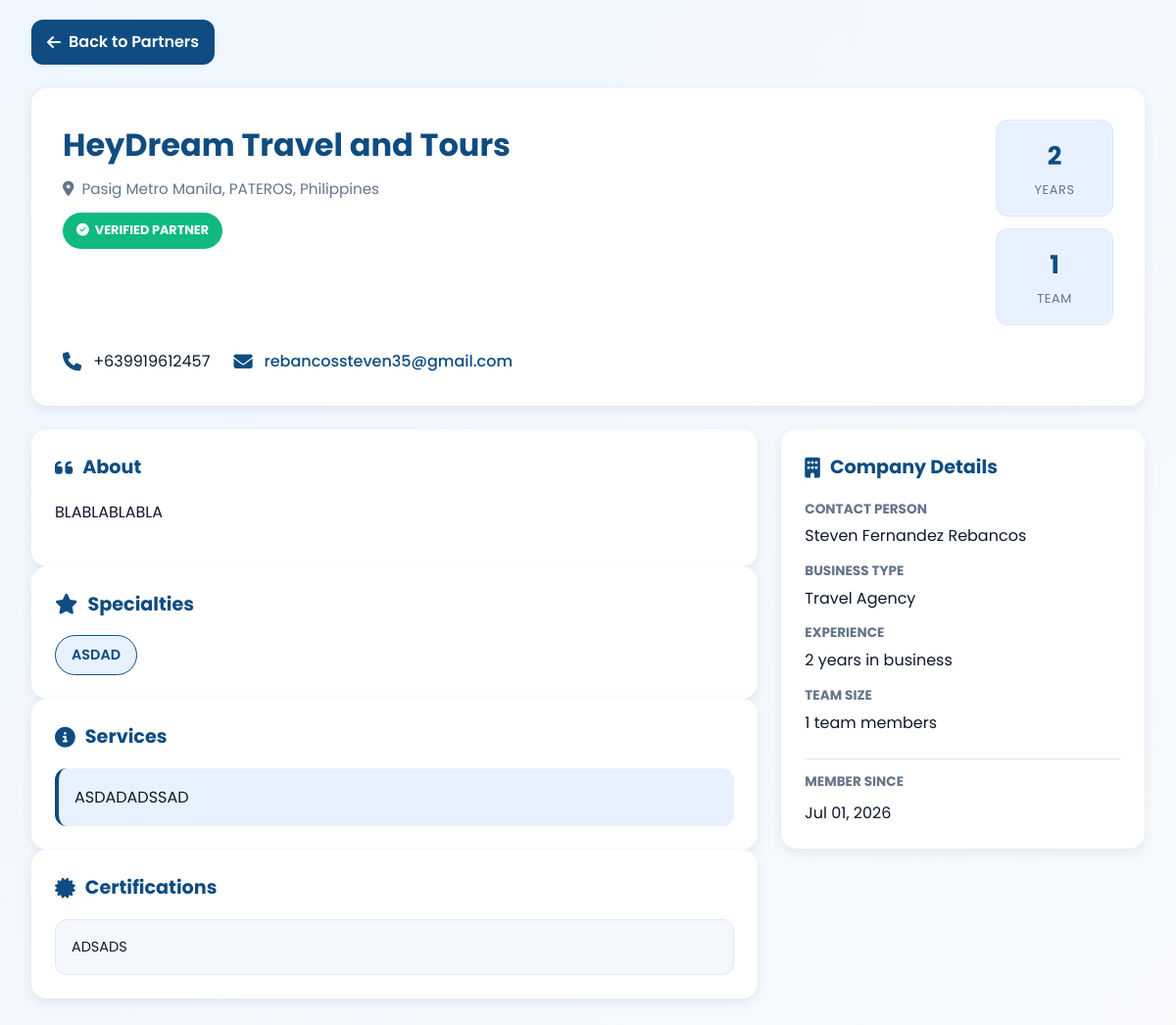
/view-partner-profile.php?id=1, run on the app's committed database.
### tables this page shows
CREATE TABLE `partner_profiles` (
  `id` int(11) NOT NULL,
  `partner_id` int(11) NOT NULL,
  `business_display_name` varchar(255) DEFAULT NULL,
  `bio` text DEFAULT NULL,
  `description` text DEFAULT NULL,
  `phone` varchar(50) DEFAULT NULL,
  `address` varchar(255) DEFAULT NULL,
  `city` varchar(100) DEFAULT NULL,
  `country` varchar(100) DEFAULT NULL,
  `website` varchar(255) DEFAULT NULL,
  `logo_path` varchar(500) DEFAULT NULL,
  `banner_image_path` varchar(500) DEFAULT NULL,
  `specialties` varchar(500) DEFAULT NULL,
  `years_in_business` int(11) DEFAULT NULL,
  `team_size` int(11) DEFAULT NULL,
  `certifications` text DEFAULT NULL,
  `social_media_links` text DEFAULT NULL,
  `is_verified` tinyint(4) DEFAULT 0,
  `created_at` timestamp NOT NULL DEFAULT current_timestamp(),
  `updated_at` timestamp NOT NULL DEFAULT current_timestamp() ON UPDATE current_timestamp()
);

CREATE TABLE `partner_applications` (
  `id` int(11) NOT NULL,
  `company_name` varchar(255) NOT NULL,
  `contact_person` varchar(255) NOT NULL,
  `email` varchar(150) NOT NULL,
  `phone` varchar(50) NOT NULL,
  `website` varchar(255) DEFAULT NULL,
  `business_type` varchar(100) NOT NULL,
  `message` text DEFAULT NULL,
  `password` varchar(255) NOT NULL,
  `status` enum('pending','approved','rejected') DEFAULT 'pending',
  `rejection_reason` text DEFAULT NULL,
  `approved_at` datetime DEFAULT NULL,
  `created_at` timestamp NOT NULL DEFAULT current_timestamp(),
  `updated_at` timestamp NOT NULL DEFAULT current_timestamp() ON UPDATE current_timestamp(),
  `is_banned` tinyint(1) DEFAULT 0,
  `ban_until` datetime DEFAULT NULL
);

### view-partner-profile.php (the view, shortened to what this page needs)
<?php
require_once __DIR__ . '/config/database.php';
$partnerId = (int)($_GET['id'] ?? 0);
$stmt = $pdo->prepare("SELECT * FROM partner_applications WHERE id = ? AND status = 'approved' LIMIT 1");
$stmt->execute([$partnerId]);
$partner = $stmt->fetch();
$profileStmt = $pdo->prepare("SELECT * FROM partner_profiles WHERE partner_id = ? LIMIT 1");
$profileStmt->execute([$partnerId]);
$profile = $profileStmt->fetch();
?>
<!DOCTYPE html>
<html lang="en">
<head>
    <link rel="stylesheet" href="style.css">
    <link rel="stylesheet" href="https://cdnjs.cloudflare.com/ajax/libs/font-awesome/6.5.1/css/all.min.css">
</head>
<body>
    <div class="container">
        <a href="partners.php" class="back-btn"><i class="fas fa-arrow-left"></i> Back to Partners</a>
        <div class="profile-header">
            <div class="header-top">
                <div class="company-info">
                    <h1><?= htmlspecialchars($profile['business_display_name'] ?? $partner['company_name']) ?></h1>
                    <div class="location">
                        <i class="fas fa-map-marker-alt"></i>
                        <?= htmlspecialchars($profile['address'] ?? 'Address not provided') ?>,
                        <?= htmlspecialchars($profile['city'] ?? 'City') ?>,
                        <?= htmlspecialchars($profile['country'] ?? 'Country') ?>
                    </div>
                    <span class="status-badge"><i class="fas fa-check-circle"></i> Verified Partner</span>
                </div>
                <div style="text-align: right;">
                    <?php if (!empty($profile['years_in_business']) || !empty($profile['team_size'])): ?>
                        <div class="stats-grid" style="max-width: 200px;">
                            <?php if (!empty($profile['years_in_business'])): ?>
                                <div class="stat-card">
                                    <div class="value"><?= htmlspecialchars($profile['years_in_business']) ?></div>
                                    <div class="label">Years</div>
                                </div>
                            <?php endif; ?>
                            <?php if (!empty($profile['team_size'])): ?>
                                <div class="stat-card">
                                    <div class="value"><?= htmlspecialchars($profile['team_size']) ?></div>
                                    <div class="label">Team</div>
                                </div>
                            <?php endif; ?>
                        </div>
                    <?php endif; ?>
                </div>
            </div>
            <div class="contact-info">
                <?php if (!empty($profile['phone'])): ?>
                    <div class="contact-item">
                        <i class="fas fa-phone"></i>
                        <span><?= htmlspecialchars($profile['phone']) ?></span>
                    </div>
                <?php endif; ?>
                <?php if (!empty($partner['email'])): ?>
                    <div class="contact-item">
                        <i class="fas fa-envelope"></i>
                        <a href="mailto:<?= htmlspecialchars($partner['email']) ?>"><?= htmlspecialchars($partner['email']) ?></a>
                    </div>
                <?php endif; ?>
            </div>
        </div>
        <div class="profile-grid">
            <div>
                <?php if (!empty($profile['bio'])): ?>
                    <div class="profile-panel">
                        <h2><i class="fas fa-quote-left"></i> About</h2>
                        <p class="bio-text"><?= htmlspecialchars($profile['bio']) ?></p>
                    </div>
                <?php endif; ?>
                <?php if (!empty($profile['specialties'])): ?>
                    <div class="profile-panel">
                        <h2><i class="fas fa-star"></i> Specialties</h2>
                        <div class="specialties">
                            <?php foreach (array_map('trim', explode(',', $profile['specialties'])) as $specialty): ?>
                                <span class="specialty-tag"><?= htmlspecialchars($specialty) ?></span>
                            <?php endforeach; ?>
                        </div>
                    </div>
                <?php endif; ?>
                <?php if (!empty($profile['description'])): ?>
                    <div class="profile-panel">
                        <h2><i class="fas fa-info-circle"></i> Services</h2>
                        <div class="description-section">
                            <p><?= nl2br(htmlspecialchars($profile['description'])) ?></p>
                        </div>
                    </div>
                <?php endif; ?>
                <?php if (!empty($profile['certifications'])): ?>
                    <div class="profile-panel">
                        <h2><i class="fas fa-certificate"></i> Certifications</h2>
                        <div class="certifications">
                            <p><?= nl2br(htmlspecialchars($profile['certifications'])) ?></p>
                        </div>
                    </div>
                <?php endif; ?>
            </div>
            <div>
                <div class="profile-panel">
                    <h2><i class="fas fa-building"></i> Company Details</h2>
                    <div style="display: flex; flex-direction: column; gap: 12px;">
                        <div>
                            <strong style="font-size: 0.85rem; color: var(--muted); text-transform: uppercase; display: block; margin-bottom: 4px;">Contact Person</strong>
                            <span><?= htmlspecialchars($partner['contact_person'] ?? 'N/A') ?></span>
                        </div>
                        <div>
                            <strong style="font-size: 0.85rem; color: var(--muted); text-transform: uppercase; display: block; margin-bottom: 4px;">Business Type</strong>
                            <span><?= htmlspecialchars($partner['business_type'] ?? 'N/A') ?></span>
                        </div>
                        <?php if (!empty($profile['years_in_business'])): ?>
                            <div>
                                <strong style="font-size: 0.85rem; color: var(--muted); text-transform: uppercase; display: block; margin-bottom: 4px;">Experience</strong>
                                <span><?= htmlspecialchars($profile['years_in_business']) ?> years in business</span>
                            </div>
                        <?php endif; ?>
                        <?php if (!empty($profile['team_size'])): ?>
                            <div>
                                <strong style="font-size: 0.85rem; color: var(--muted); text-transform: uppercase; display: block; margin-bottom: 4px;">Team Size</strong>
                                <span><?= htmlspecialchars($profile['team_size']) ?> team members</span>
                            </div>
                        <?php endif; ?>
                        <div style="margin-top: 12px; padding-top: 12px; border-top: 1px solid var(--border);">
                            <strong style="font-size: 0.85rem; color: var(--muted); text-transform: uppercase; display: block; margin-bottom: 8px;">Member Since</strong>
                            <span><?= date('M d, Y', strtotime($partner['created_at'])) ?></span>
                        </div>
                    </div>
                </div>
            </div>
        </div>
    </div>
</body>
</html>

### css/base.css (style rules this page uses)
:root { --rich-black: #1A1A1A; --dark-charcoal: #2C2C2C; --soft-dark-gray: #555555; --muted-dark-gray: #666666; --luxury-blue: #003580; --accent-orange: #ff9800; }
* { margin: 0; padding: 0; box-sizing: border-box; }
body { margin: 0; font-family: 'Outfit', 'Segoe UI', Arial, sans-serif; background: #ffffff; color: var(--dark-charcoal); line-height: 1.6; -webkit-font-smoothing: antialiased; }
h1, h2, h3, h4, h5, h6 { color: var(--rich-black); font-weight: 700; }
a { text-decoration: none; color: inherit; }

### css/buttons.css (style rules this page uses)
:root { --glass-bg: rgba(255, 255, 255, 0.8); --glass-border: rgba(255, 255, 255, 0.4); --premium-shadow: 0 10px 30px rgba(0, 0, 0, 0.08); --hover-shadow: 0 20px 40px rgba(0, 0, 0, 0.12); --grad-sky: linear-gradient(135deg, #00d2ff 0%, #3a7bd5 100%); --grad-coral: linear-gradient(135deg, #FF7F50 0%, #FF6B6B 100%); --grad-gold: linear-gradient(135deg, #FFD700 0%, #F5AF19 100%); --grad-teal: linear-gradient(135deg, #008080 0%, #00B894 100%); --grad-violet: linear-gradient(135deg, #8A2BE2 0%, #6C5CE7 100%); --grad-emerald: linear-gradient(135deg, #A3CB38 0%, #00B894 100%); --grad-info: linear-gradient(135deg, #4facfe 0%, #00f2fe 100%); }

### css/responsive.css (style rules this page uses)
.container { width: 100%; padding-right: 15px; padding-left: 15px; margin-right: auto; margin-left: auto; }
@media (min-width: 1024px) { :root { --primary-blue: #003580; --secondary-orange: #ff9800; --accent-red: #FF6B6B; --premium-glass: rgba(255, 255, 255, 0.7); --premium-shadow: 0 25px 50px -12px rgba(0, 53, 128, 0.15); --font-main: 'Outfit', sans-serif; } }
@media (min-width: 1024px) { html { scroll-behavior: smooth; } }
@media (min-width: 1024px) { body { font-family: var(--font-main); background-color: #fcfdfe; color: #1a202c; } }
@media (min-width: 1024px) { .container { max-width: 98% !important; padding: 0 15px; } }

### data on the page
partner_profiles: business_display_name "HeyDream Travel and Tours", address "Pasig Metro Manila", city "PATEROS", country "Philippines", years_in_business "2", team_size "1", phone "+639919612457", bio "BLABLABLABLA", specialties "ASDAD", description "ASDADADSSAD", certifications "ADSADS"
partner_applications: email "rebancossteven35@gmail.com", contact_person "Steven Fernandez Rebancos", business_type "Travel Agency", created_at "Jul 01, 2026"
